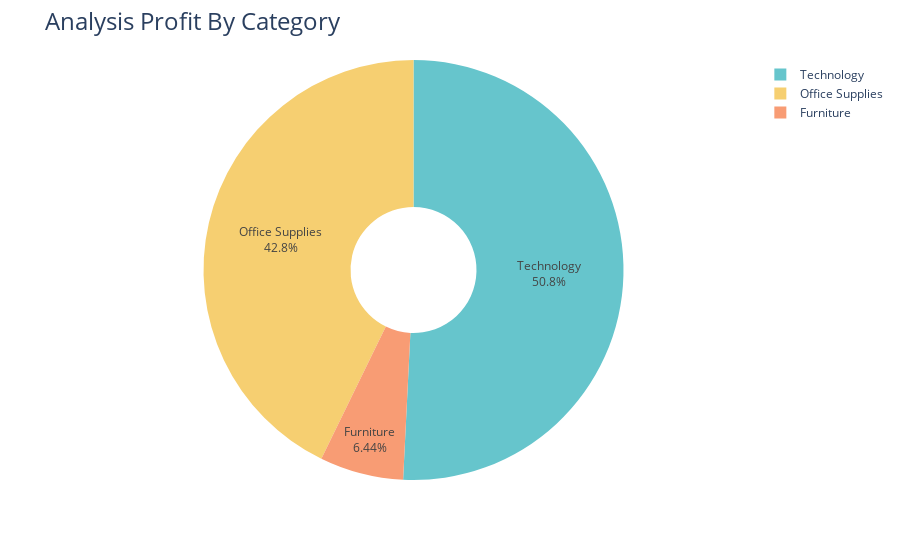

The cell this chart's notebook holds for it:
### Code cell
# fig = px.line(profit_by_category,
#               x = 'Category',
#               y = 'Profit',
#               title = 'Analysis Profit By Category')
fig = px.pie(profit_by_category,
             values = 'Profit',
             names = 'Category',
             hole = 0.3,
             color_discrete_sequence = px.colors.qualitative.Pastel)

fig.update_traces(textposition = 'inside', textinfo = 'percent+label')
fig.update_layout(title_text = 'Analysis Profit By Category', title_font = dict(size=24))

fig.show()

### Figure 1 — Plotly figure (JSON) as saved in the notebook; plotly's stock layout.template omitted (floating-point values rounded to 4 significant figures)
{"data": [{"domain": {"x": [0, 1], "y": [0, 1]}, "hole": 0.3, "hovertemplate": "Category=%{label}<br>Profit=%{value}<extra></extra>", "labels": ["Furniture", "Office Supplies", "Technology"], "legendgroup": "", "name": "", "showlegend": true, "textinfo": "percent+label", "textposition": "inside", "type": "pie", "values": [18450.0, 122500.0, 145500.0]}], "layout": {"legend": {"tracegroupgap": 0}, "margin": {"t": 60}, "piecolorway": ["rgb(102, 197, 204)", "rgb(246, 207, 113)", "rgb(248, 156, 116)", "rgb(220, 176, 242)", "rgb(135, 197, 95)", "rgb(158, 185, 243)", "rgb(254, 136, 177)", "rgb(201, 219, 116)", "rgb(139, 224, 164)", "rgb(180, 151, 231)", "rgb(179, 179, 179)"], "title": {"font": {"size": 24}, "text": "Analysis Profit By Category"}}}
